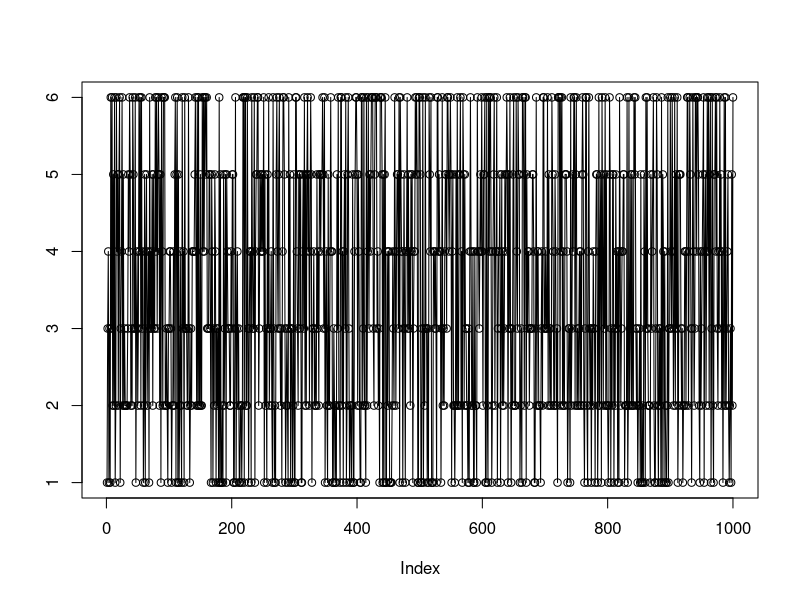
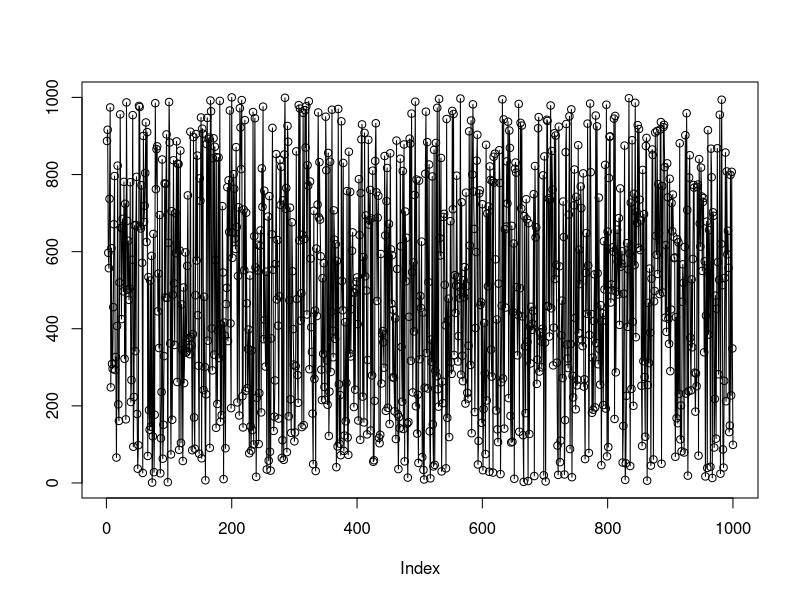
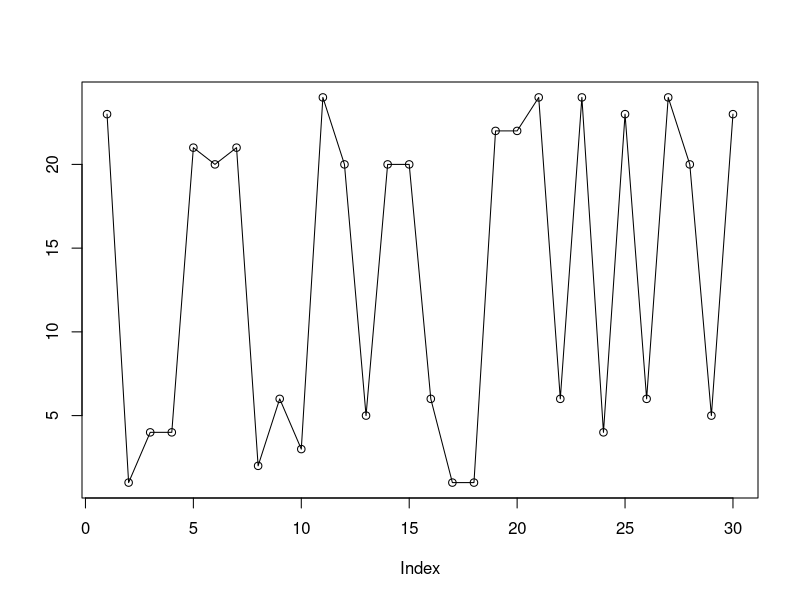
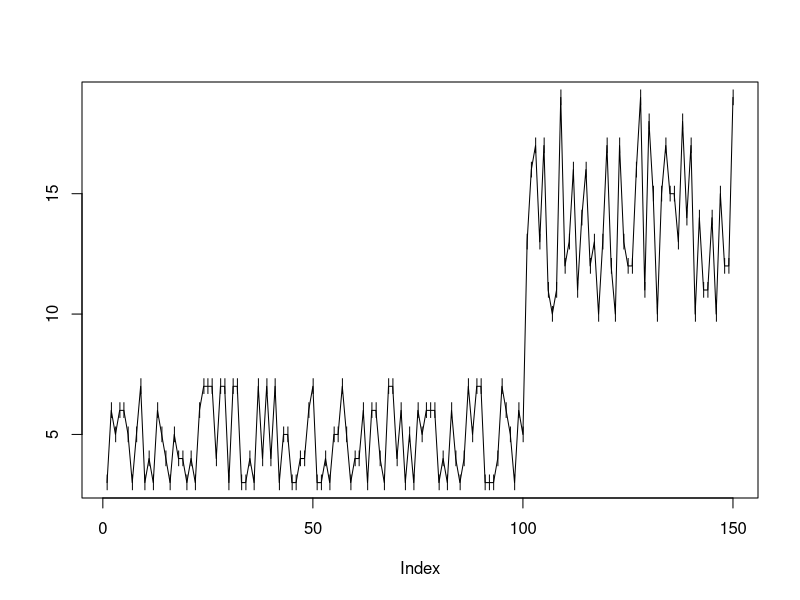
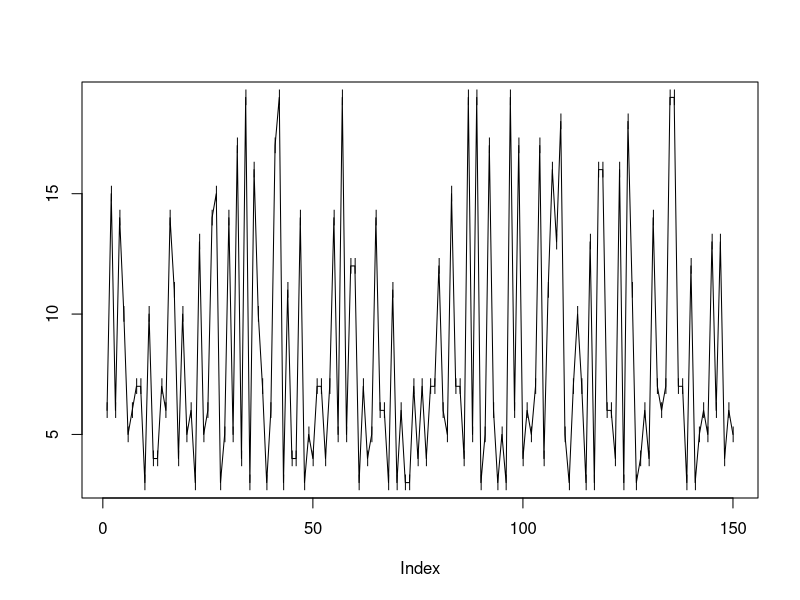
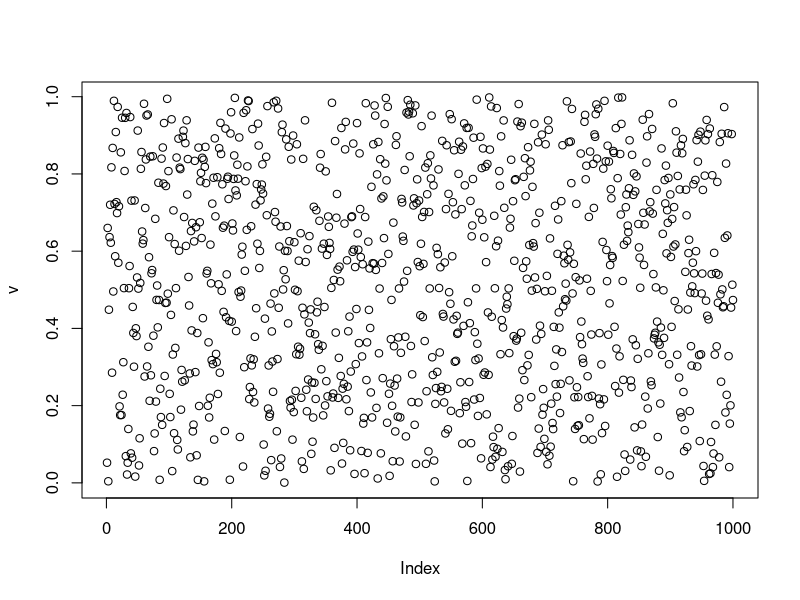
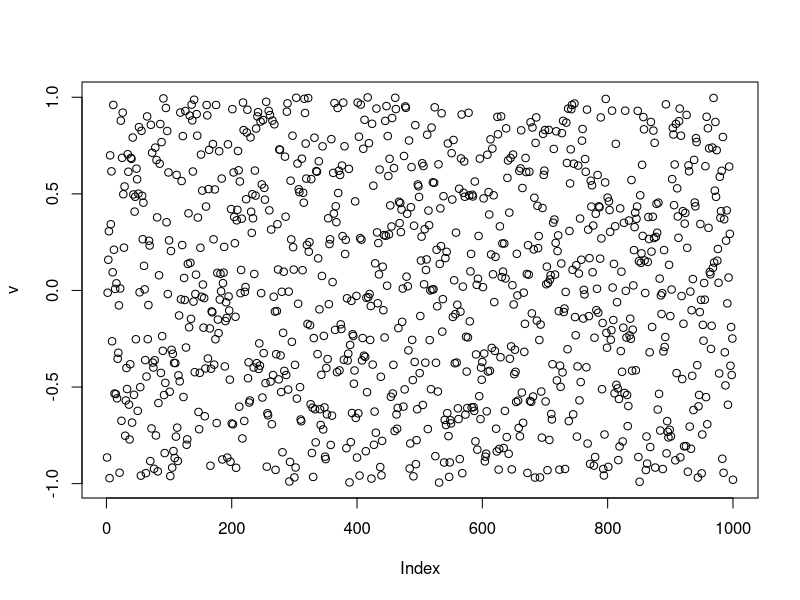
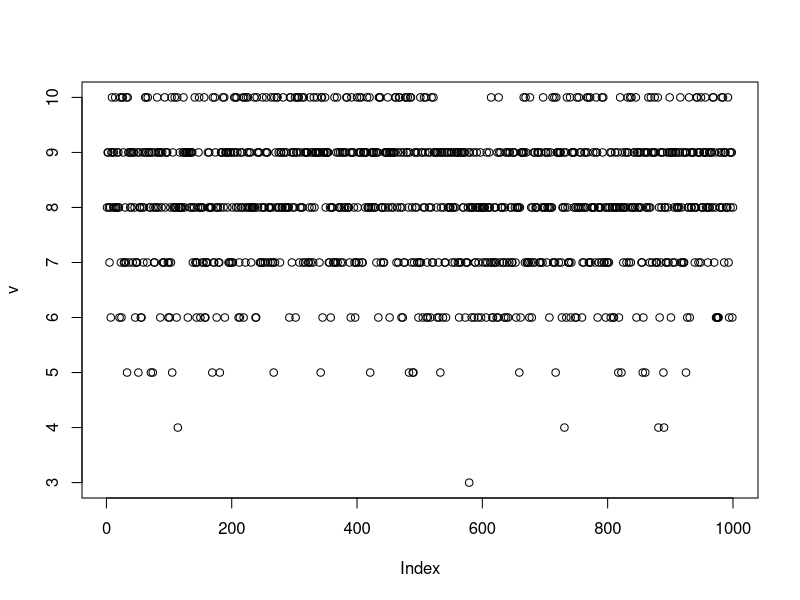

The R source for these figures, in order:
rm(list = ls())
# roll a dice
cases <- 6
# cases <- 2
rep <- 20
seed <- 28
set.seed(seed)
v1 <- vector(length = rep)
for (i in 1:rep)
  v1[i] <- sample.int(cases,1)
print(v1)
set.seed(seed)
v2 <- sample.int(cases, rep, 
                 replace = TRUE,
                 prob = c(0.1,0.1,0.1,0.1,0.1,0.5))
print(v2)

n <- 1000
# roll a dice n times
v <- sample.int(6,n,replace = T)
plot(v, type = 'o', ylab = '')

# permutation of first n integers
v <- sample.int(n)
plot(v, type = 'o', ylab = '')

v <- runif(n)
#plot(v, type = 'o', ylab = '')
summary(v)

v <- sample(c("H","T"), 10, replace = T)
print(v)

# random integers in two separate intervals
# 1-6 and 20-24
range <- c(1:6,20:24)
v <- sample(range,30,replace = T)
plot(v, type = 'o', ylab = '')

# a hand of french playing cards
# load cards into a one column data frame (default col name V1)
fpc <- read.csv("fpc.txt", stringsAsFactors = F, header = F) 
# permutation and vector to matrix
hand <- matrix(data = sample(fpc$V1), nrow = 4) #
# sort rows
hand <- apply(hand, 1, sort)
print(hand)

# generate random numbers over two disjoint integer intervals
int1 <- 3:7
int2 <- 10:19
n1 <- 100
n2 <- 50
v <- c(sample(int1, n1, replace = T)
      ,sample(int2, n2, replace = T)
      )
v # not good: the numbers of the two intervals are separated
plot(v, type = 'o', pch = '|', ylab = '')

v1 <- sample(int1, n1, replace = T)
v2 <- sample(int2, n2, replace = T)
v <- sample(c(v1,v2)) # good: the additional shuffling 
                      # mixes the numbers of the two intervals
plot(v, type = 'o', pch = '|', ylab = '')

# uniform 0:1
v <- runif(n)
plot(v)
v <- runif(n, min = -1, max = 1)
plot(v)

# binomial
v <- rbinom(n, 10, 0.8)
plot(v)

# ################################### #
# generate a minesweeper field        #
# given the number of bombs           #
# and the size of the field           #
# ################################### #
n <- 8         # size of the field
n_bomb <- 5    # number of bombs
# - generate a vector with B and spaces
#   the number of B elements is n_bomb
# - with sample generate a random permutation
#   of the vector
# - with matrix generate the squared schema
matrix(sample(c(rep("B", n_bomb),
                rep(" ", n^2-n_bomb))
              ),
       nrow = n)


# ########################################### #
# Generate points inside a rectangle          #
# given bottom left and top right coordinates #
# ########################################### #
blx <-0
bly <-0
trx <- 2
try <- 3
n <- 10000
x <- runif(n, min = blx, max = trx)
y <- runif(n, min = bly, max = try)
plot(x,y)


# ########################################### #
# Generate a Ruzzle schema                    #
# given bottom left and top right coordinates #
# ########################################### #
ruzzle <- sample(letters,16,replace = T)
ruzzle <- matrix(ruzzle, nrow = 4)
# each letter has the same probability
print(ruzzle)

# read the file of letter probabilities
side <- 4
letter_freq <- read.csv(  "letter_freq.csv"
                          , header = FALSE
                          , sep = ";")
ruzzle <- matrix(  sample(  letter_freq$V1
                            , side^2
                            , replace = TRUE
                            , prob = letter_freq$V2
)
, nrow = side)

# 
print(ruzzle)
